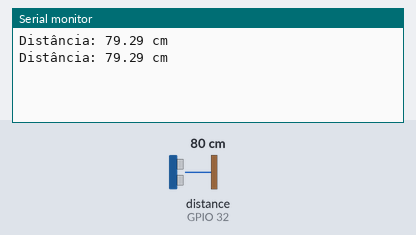
Bench run of a sketch on a simulated ESP32. Parts: the last lines printed to the serial monitor. Wiring (inferred from the names in the program): ultrasonic range finder: trigger GPIO 33; echo GPIO 32. The test bench sets the inputs (shaded band); at power-on: distance to the obstacle (sensor on GPIO 32) 80 cm. The echo pulse lasts 58.3 µs per cm.

Above: at 1.8 s.
1.9 s: distance to the obstacle (sensor on GPIO 32) set to 2 cm
At 2.8 s:
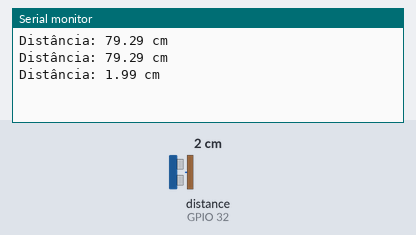
3.4 s: distance to the obstacle (sensor on GPIO 32) set to 4 cm
At 4.8 s:
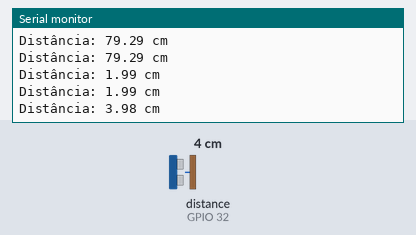
Timing chart, 0 to 6.4 s (numbered marks = the images above; inputs shaded):
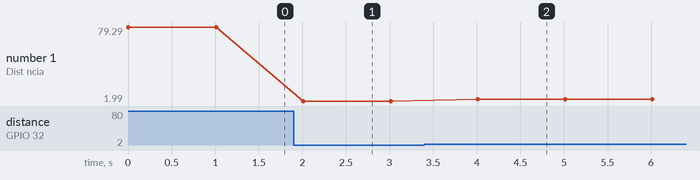

The sketch:

sketch_apr1a.ino
```cpp
#define TRIG_PIN 33  // Pino TRIG do sensor
#define ECHO_PIN 32  // Pino ECHO do sensor

void setup() {
  Serial.begin(115200);  // Inicializa a comunicação serial
  pinMode(TRIG_PIN, OUTPUT);
  pinMode(ECHO_PIN, INPUT);
}

void loop() {
  // Envia pulso ultrassônico
  digitalWrite(TRIG_PIN, LOW);
  delayMicroseconds(2);
  digitalWrite(TRIG_PIN, HIGH);
  delayMicroseconds(10);
  digitalWrite(TRIG_PIN, LOW);

  // Mede o tempo do eco
  long duration = pulseIn(ECHO_PIN, HIGH);

  // Converte para centímetros
  float distance = duration * 0.034 / 2;

  // Exibe no monitor serial
  Serial.print("Distância: ");
  Serial.print(distance);
  Serial.println(" cm");

  delay(1000);  // Aguarda 1 segundo para próxima leitura
}
```

Measured:
- after the input at 1.9 s, the serial monitor: prints a new line after 0.11 s (image 1)
- after the input at 3.4 s, the serial monitor: prints a new line after 0.61 s (image 2)
- plotted number 1: 79.29 → 1.99 after the input at 1.9 s, 1.99 → 3.98 after the input at 3.4 s
